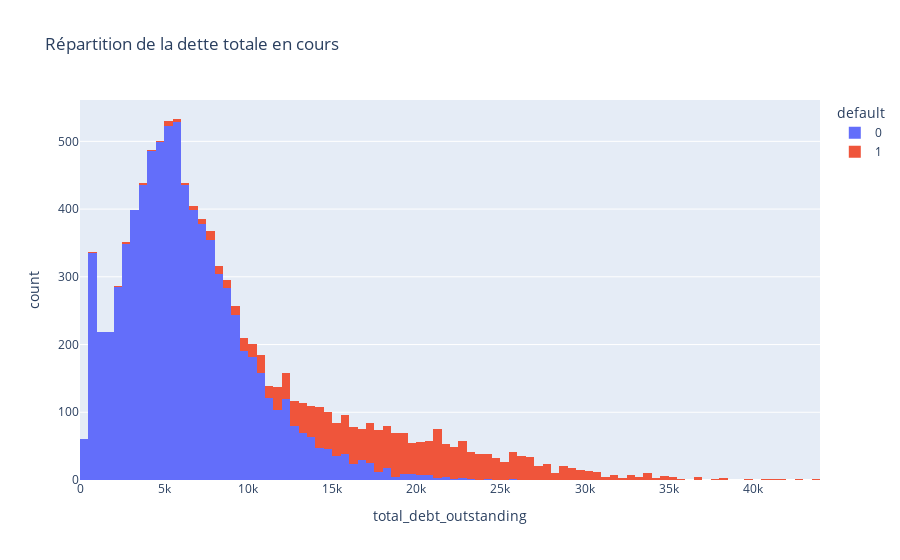

Notebook source saved alongside this figure:
### Code cell
px.histogram(
    df,
    x="total_debt_outstanding",
    color="default",
    title="Répartition de la dette totale en cours",
)

### Figure 1 — Plotly figure (JSON) as saved in the notebook; plotly's stock layout.template omitted (floating-point values rounded to 4 significant figures; data arrays with more than 128 entries replaced by an {"elided": "..."} marker saying what was removed)
{"data": [{"bingroup": "x", "hovertemplate": "default=0<br>total_debt_outstanding=%{x}<br>count=%{y}<extra></extra>", "legendgroup": "0", "marker": {"color": "#636efa", "pattern": {"shape": ""}}, "name": "0", "orientation": "v", "showlegend": true, "type": "histogram", "x": {"elided": "8149 float values"}, "xaxis": "x", "yaxis": "y"}, {"bingroup": "x", "hovertemplate": "default=1<br>total_debt_outstanding=%{x}<br>count=%{y}<extra></extra>", "legendgroup": "1", "marker": {"color": "#EF553B", "pattern": {"shape": ""}}, "name": "1", "orientation": "v", "showlegend": true, "type": "histogram", "x": {"elided": "1851 float values"}, "xaxis": "x", "yaxis": "y"}], "layout": {"barmode": "relative", "legend": {"title": {"text": "default"}, "tracegroupgap": 0}, "title": {"text": "Répartition de la dette totale en cours"}, "xaxis": {"anchor": "y", "domain": [0, 1], "title": {"text": "total_debt_outstanding"}}, "yaxis": {"anchor": "x", "domain": [0, 1], "title": {"text": "count"}}}}
